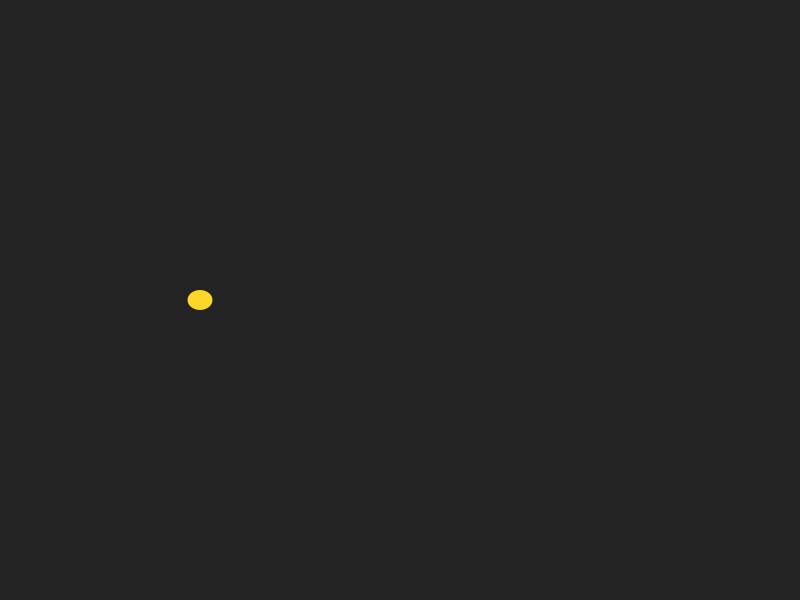
Frame 1 (no input)
Frame 60 (the mouse pressed at the canvas centre just before this capture): identical to frame 1, image omitted
Frame 120 (the mouse held since frame 60 and released just before this capture): identical to frame 1, image omitted

The Processing sketch that drew this single still picture (run headless with seeded random() and noise(); from frame 60 on, the mouse is pressed at the canvas centre):

// Processing sketch: index
// ── index.pde
FlappyBird engine;
void setup() {
  size(800, 600);
  engine=new FlappyBird();
  engine.RECORD="user-input-data";
  frameRate(60);
}
void keyPressed() {
  engine.keyPress();
}
void keyReleased() {
  engine.keyRelease();
}
void draw() {
  background(0);
  engine.draw();
}

// ── FlappyBirdEngine.pde
class FlappyBird {
  Bird bird;
  ArrayList<Pipe> pipes;
  float SPEED;
  int PIPE_GAP;
  int START_PIPE_GAP;
  boolean game_state;
  String RECORD;
  JSONArray record_data;
  FlappyBird() {
    this.RECORD="";
    this.SPEED=5;
    this.PIPE_GAP=500;
    this.START_PIPE_GAP=width;
    this.setup();
  }
  void setup() {
    this.record_data=new JSONArray();
    this.game_state=true;
    this.bird=new Bird(this);
    this.pipes=new ArrayList<Pipe>();
    for (int i=0; i<int(width/this.PIPE_GAP)+10; i++) {
      this.pipes.add(new Pipe(this));
    }
  }
  void keyPress() {
    if (keyCode==32&&game_state==true) {
      bird.jump();
      bird.jumping=true;
    }
    if (keyCode==27) {
      this.save_record();
    }
  }
  void keyRelease() {
    if (keyCode==32&&game_state==true) {
      bird.jumping=false;
    }
  }
  void save_record() {
    saveJSONArray(this.record_data, "./data/"+this.RECORD+".json");
  }
  void record_action() {
    for (Pipe p : this.pipes) {
      if (p.scoreState==0||p.scoreState==1) {
        if ((p.pos.x-p.pipe_width/2-this.bird.pos.x)/300>1) {
          return;
        }
        JSONObject json=new JSONObject();//Y pos,Y vel,Dist to nearest pipe,Y pos of the nearest pipe,Pipe gap,Pipe width
        json.setFloat("bird-pos", this.bird.pos.y/height);
        json.setFloat("bird-vel", this.bird.y_vel/4);
        json.setFloat("pipe-d", (p.pos.x-p.pipe_width/2-this.bird.pos.x)/300);
        json.setFloat("pipe-y", p.pos.y/height);
        json.setFloat("pipe-g", p.gap/150.0);
        json.setFloat("pipe-w", p.pipe_width/120.0);
        json.setFloat("jumping",this.bird.jumping==true?1:0);
        this.record_data.setJSONObject(this.record_data.size(), json);
      }
    }
  }
  void draw() {
    background(35);
    for (int i=pipes.size()-1; i>=0; i--) {
      Pipe p=pipes.get(i);
      if (game_state==true) {
        p.update();
      }
      p.draw();
      if (p.offScreen==true) {
        pipes.remove(i);
        pipes.add(new Pipe(this));
      }
    }
    bird.update();
    bird.draw();
    if (bird.end==true&&game_state==true) {
      game_state=false;
      println("Score: "+bird.score);
    }
    if (bird.restart==true) {
      this.setup();
    }
    if (this.RECORD.length()>0) {
      if (frameCount%2==0) {
        this.record_action();
      }
    }
  }
}
class Bird {
  float y_vel;
  float gravity;
  PVector pos;
  boolean end;
  int w, h;
  int score;
  int aniamation_step;
  boolean restart;
  boolean jumping;
  FlappyBird e;
  Bird(FlappyBird e) {
    this.e=e;
    this.y_vel=0;
    this.pos=new PVector(200, height/2);
    this.gravity=0;
    this.end=false;
    this.w=25;
    this.h=20;
    this.score=0;
    this.aniamation_step=-1;
    this.restart=false;
    this.jumping=false;
  }
  void jump() {
    this.gravity=0.115;
    this.y_vel-=3;
    this.y_vel=constrain(this.y_vel, -4, 4);
  }
  void update() {
    if (this.aniamation_step==0) {
      this.y_vel=-3;
      this.gravity=0.2;
    }
    if (this.end==false) {
      this.pos.y+=this.y_vel;
      this.y_vel+=this.gravity;
      if (this.pos.y<10) {
        this.pos.y=10;
        this.y_vel=0;
      }
      if (this.pos.y>=height-10) {
        this.end=true;
      }
      for (Pipe p : this.e.pipes) {
        if (p.collision(this)) {
          this.end=true;
        }
      }
    }
    if (this.end==true) {
      this.pos.y+=this.y_vel;
      this.y_vel+=this.gravity;
      this.aniamation_step++;
    }
    if (this.pos.y-this.w/2>=height) {
      this.restart=true;
    }
  }
  void draw() {
    noStroke();
    fill(#FAD728);
    ellipseMode(CENTER);
    translate(this.pos.x, this.pos.y);
    if (this.aniamation_step>0&&this.aniamation_step<20) {
      rotate(map(this.aniamation_step, 0, 20, 0, PI/2));
    }
    if (this.aniamation_step>=20) {
      rotate(PI/2);
    }
    ellipse(0, 0, this.w, this.h);
  }
}
class Pipe {
  PVector pos;
  int pipe_width, gap;
  boolean offScreen;
  int scoreState;
  FlappyBird e;
  Pipe(FlappyBird e) {
    this.e=e;
    this.pipe_width=int(random(50, 120));
    this.gap=int(random(110, 150));
    this.pos=new PVector(this.e.pipes.size()>0?(this.e.pipes.get(this.e.pipes.size()-1).pos.x+this.e.PIPE_GAP):width+this.pipe_width+this.e.START_PIPE_GAP, this.e.pipes.size()>0?constrain(int(this.e.pipes.get(this.e.pipes.size()-1).pos.y+random(-350, 350)), this.gap/2+25, height-this.gap/2-25):int(random(this.gap/2+25, height-this.gap/2-25)));
    this.offScreen=false;
    this.scoreState=0;
  }
  void update() {
    this.pos.x-=this.e.SPEED;
    if (this.pos.x+this.pipe_width/2<0) {
      this.offScreen=true;
    }
  }
  boolean collision(Bird bird) {
    if (bird.pos.x+bird.w/2>=this.pos.x-this.pipe_width/2&&bird.pos.x-bird.w/2<=this.pos.x+this.pipe_width/2&&((this.pos.y-this.gap/2>=bird.pos.y-bird.h/2)||(this.pos.y+this.gap/2<=bird.pos.y+bird.h/2))) {
      this.scoreState=-1;
      return true;
    }
    if (this.scoreState==0&&bird.pos.x+bird.w/2>=this.pos.x-this.pipe_width/2&&bird.pos.x-bird.w/2<=this.pos.x+this.pipe_width/2) {
      this.scoreState=1;
    }
    if (this.scoreState==1&&bird.pos.x-bird.w/2>=this.pos.x+this.pipe_width/2) {
      this.scoreState=2;
      bird.score+=10;
    }
    return false;
  }
  void draw() {
    noStroke();
    fill(230);
    if (this.scoreState==1) {
      fill(#FFDE39);
    }
    if (this.scoreState==2) {
      fill(#A3FA2B);
    }
    if (this.scoreState==-1) {
      fill(#C6230A);
    }
    rectMode(CORNER);
    rect(this.pos.x-this.pipe_width/2, 0, this.pipe_width, this.pos.y-this.gap/2);
    rect(this.pos.x-this.pipe_width/2, this.pos.y+this.gap/2, this.pipe_width, height-this.pos.y-this.gap/2);
  }
}
